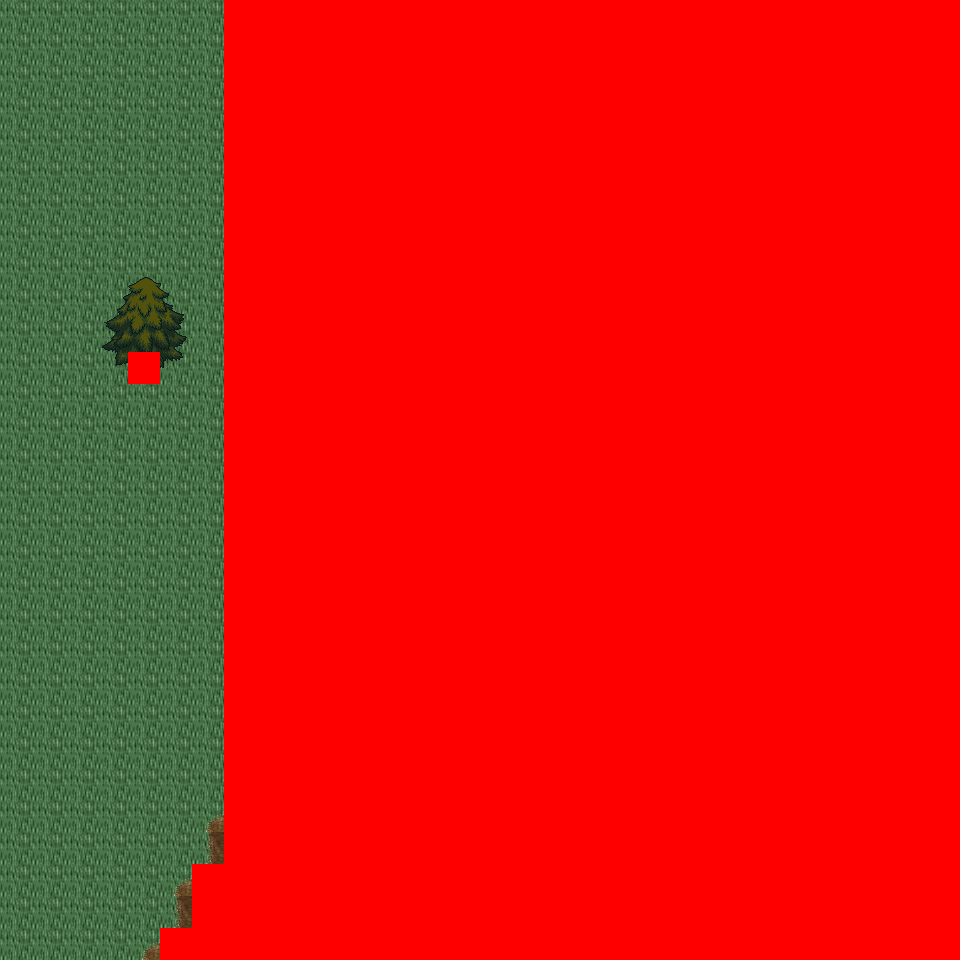

Below is a game level as drawn by its tile map, then a one-line description and the .tmx that defines it (tile-layer data replaced by summaries):
An orthogonal 30x30 tile map with 32x32 px tiles, 6 tile layers (Ground, Object, Object2, Above, ...), 12 tilesets and 3 objects (3x mapchange).

<map version="1.0" orientation="orthogonal" renderorder="right-down" width="30" height="30" tilewidth="32" tileheight="32" nextobjectid="4">
  <tileset firstgid="1" name="tileset_logic_collision" tilewidth="32" tileheight="32" tilecount="1" columns="1">
    <image source="../drawable/tileset_logic_collision.png" width="32" height="32" />
  </tileset>
  <tileset firstgid="2" name="tileset_ground_ground" tilewidth="32" tileheight="32" tilecount="33" columns="3">
    <image source="../drawable/tileset_ground_ground.png" width="96" height="352" />
  </tileset>
  <tileset firstgid="35" name="tileset_ground_ridge_earth_pale" tilewidth="32" tileheight="32" tilecount="96" columns="12">
    <image source="../drawable/tileset_ground_ridge_earth_pale.png" width="384" height="256" />
  </tileset>
  <tileset firstgid="131" name="tileset_ground_ridge_earth_dark" tilewidth="32" tileheight="32" tilecount="96" columns="12">
    <image source="../drawable/tileset_ground_ridge_earth_dark.png" width="384" height="256" />
  </tileset>
  <tileset firstgid="227" name="tileset_terrain_desert" tilewidth="32" tileheight="32" tilecount="88" columns="8">
    <image source="../drawable/tileset_terrain_desert.png" width="256" height="352" />
  </tileset>
  <tileset firstgid="315" name="tileset_ground_sand_2" tilewidth="32" tileheight="32" tilecount="15" columns="5">
    <image source="../drawable/tileset_ground_sand_2.png" width="160" height="96" />
  </tileset>
  <tileset firstgid="330" name="tileset_plant_tree_evergreen" tilewidth="32" tileheight="32" tilecount="36" columns="3">
    <image source="../drawable/tileset_plant_tree_evergreen.png" width="96" height="384" />
  </tileset>
  <tileset firstgid="366" name="tileset_plant_cactus_2" tilewidth="32" tileheight="32" tilecount="10" columns="5">
    <image source="../drawable/tileset_plant_cactus_2.png" width="160" height="64" />
  </tileset>
  <tileset firstgid="376" name="tileset_plant_cactus" tilewidth="32" tileheight="32" tilecount="2" columns="1">
    <image source="../drawable/tileset_plant_cactus.png" width="32" height="64" />
  </tileset>
  <tileset firstgid="378" name="tileset_plant_bush_various_small" tilewidth="32" tileheight="32" tilecount="9" columns="3">
    <image source="../drawable/tileset_plant_bush_various_small.png" width="96" height="96" />
  </tileset>
  <tileset firstgid="387" name="tileset_plant_tree_tree_green" tilewidth="32" tileheight="32" tilecount="88" columns="8">
    <image source="../drawable/tileset_plant_tree_tree_green.png" width="256" height="352" />
  </tileset>
  <tileset firstgid="475" name="tileset_building_fence_fence_chunky" tilewidth="32" tileheight="32" tilecount="21" columns="3">
    <image source="../drawable/tileset_building_fence_fence_chunky.png" width="96" height="224" />
  </tileset>
  <layer name="Ground" width="30" height="30">
    <data>[900 cells, 900 non-empty, 9 distinct tile ids]</data>
  </layer>
  <layer name="Object" width="30" height="30">
    <data>[900 cells, 47 non-empty, 14 distinct tile ids]</data>
  </layer>
  <layer name="Object2" width="30" height="30">
    <data>[900 cells, 1 non-empty, 1 distinct tile ids]</data>
  </layer>
  <layer name="Above" width="30" height="30">
    <data>[900 cells, 15 non-empty, 13 distinct tile ids]</data>
  </layer>
  <layer name="Above2" width="30" height="30">
    <data>[900 cells, 0 non-empty, 0 distinct tile ids]</data>
  </layer>
  <layer name="Walkable" width="30" height="30">
    <data>[900 cells, 695 non-empty, 1 distinct tile ids]</data>
  </layer>
  <objectgroup name="MapEvents">
    <object id="1" name="north" type="mapchange" x="0" y="0" width="224" height="32">
      <properties>
        <property name="map" value="0_ados_mountain_n2_w2_x3_y1" />
        <property name="place" value="south" />
      </properties>
    </object>
    <object id="2" name="south" type="mapchange" x="0" y="928" width="160" height="32">
      <properties>
        <property name="map" value="0_ados_mountain_n2_w2_x3_y3" />
        <property name="place" value="north" />
      </properties>
    </object>
    <object id="3" name="west" type="mapchange" x="0" y="0" width="32" height="960">
      <properties>
        <property name="map" value="0_ados_mountain_n2_w2_x2_y2" />
        <property name="place" value="east" />
      </properties>
    </object>
  </objectgroup>
</map>
